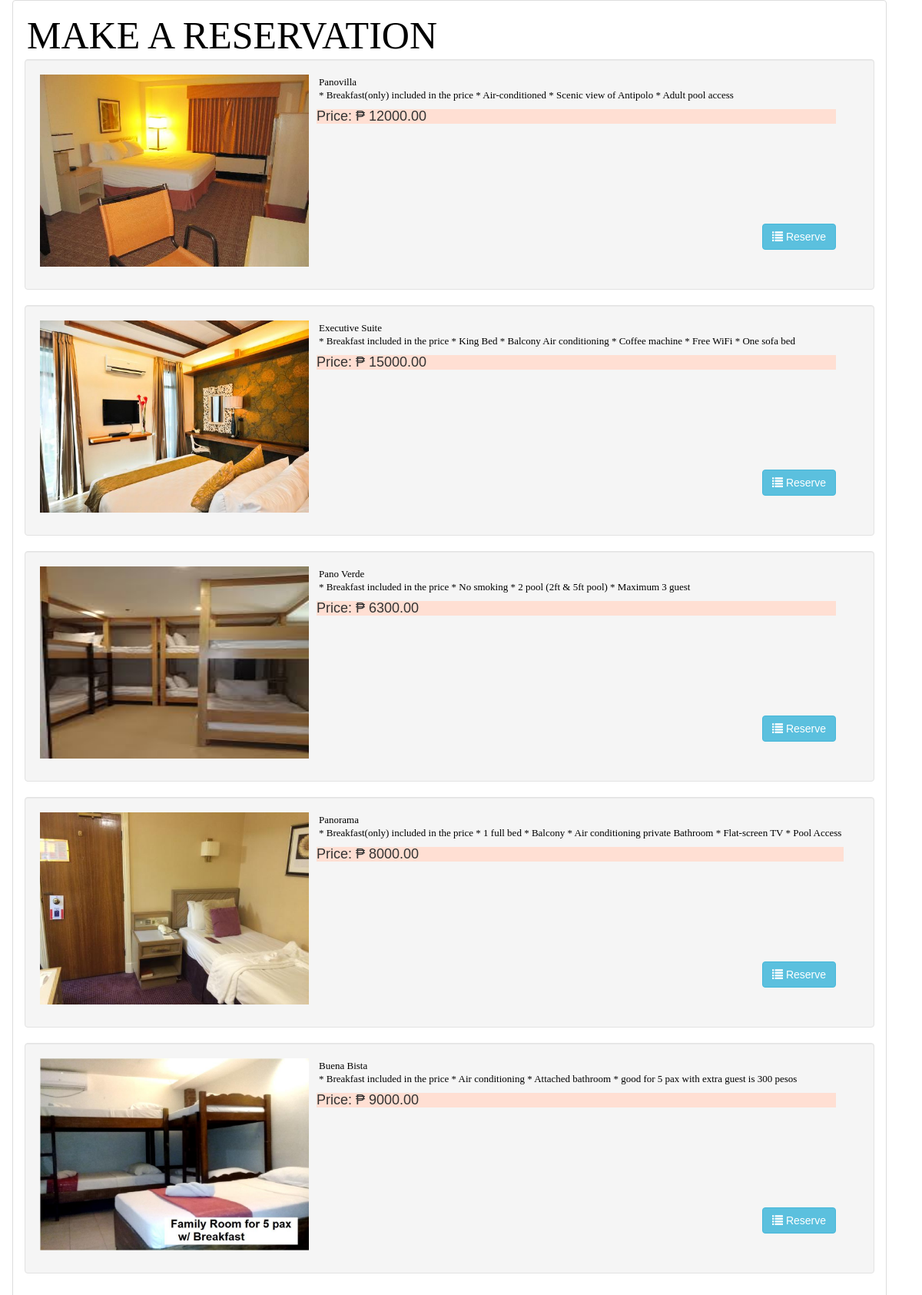
Page /HotelReservationHilltop/guest/reservation.php on the committed database.
### tables this page shows
CREATE TABLE `room` (
  `room_id` int(11) NOT NULL,
  `room_type` varchar(50) NOT NULL,
  `price` varchar(11) NOT NULL,
  `photo` varchar(100) NOT NULL,
  `description` varchar(500) NOT NULL
);

### HotelReservationHilltop/guest/reservation.php (the view, shortened to what this page needs)
<!DOCTYPE html>
<html lang="en">
  <head>
		<link rel = "stylesheet" type = "text/css" href = "css/bootstrap.css " />
		<link rel = "stylesheet" type = "text/css" href = "css/style.css" />
	</head>
  <body>
    <div style = "margin-left:0;" class = "container">
      <div class = "panel panel-default">
        <div class = "panel-body">
          <strong><h3 style="font-size:50px">MAKE A RESERVATION</h3></strong>
          <?php
            require_once 'admin/connect.php';
            $query = $conn->query("SELECT * FROM `room` ORDER BY `price` ASC") or die(mysql_error());
            while($fetch = $query->fetch_array()){
          ?>
            <div class = "well" style = "height:300px; width:100%;">
						<div style = "float:left;">
              <img src = "photo/<?php echo $fetch['photo']?>" height = "250" width = "350"/>
						</div>
              <div style = "float:left; margin-left:10px;">
                <h3 style="font-family:verdana" ><?php echo $fetch['room_type']?></h3>
                <h3><?php echo $fetch['description']?></h3>
                <h4 style = "background-color:rgba(255, 223, 211);"><?php echo "Price: ₱ ".$fetch['price'].".00"?></h4>
                <br /><br /><br /><br /><br /><br />
                <a style = "margin-left:580px;" href = "add_reserve.php?room_id=<?php echo $fetch['room_id']?>" class = "btn btn-info"><i class = "glyphicon glyphicon-list"></i> Reserve</a>
              </div>
            </div>
          <?php
            }
          ?>
        </div>
      </div>
    </div>
    <br />
    <br />
  </body>
  </html>

### HotelReservationHilltop/guest/css/Style.css (style rules this page uses)
html, body { margin: 0%; box-sizing: border-box; overflow-x: hidden; }
:root { --text-gray: #3f4954; --text-light : #686666da; --bg-color: #0f0f0f; --white: #ffffff; --midnight: #104f55; --sky: linear-gradient(120deg, #a1c4fd 0%, #c2e9fb 100%); --Abel: 'Abel', cursive; --Anton: 'Anton', cursive; --Josefin : 'Josefin', cursive; --Lexend: 'Lexend', cursive; --Livvic : 'Livvic', cursive; }
a { text-decoration: none; color: var(--text-gray); }
h3 { font-family: var(--Abel); font-size: 1.3rem; color: black; }
.container { margin: 0 5vw; }
main .site-title h1, h3 { margin: .3rem; }
* { margin: 0; padding: 0; box-sizing: border-box; font-family: 'Poppins', sans-serif; }
body { font-family: Arial, Helvetica, sans-serif; margin: 0; }
html { box-sizing: border-box; }
*, *:before, *:after { box-sizing: inherit; }
.container { padding: 0 16px; }
.container::after, .row::after { content: ""; clear: both; display: table; }

### rows in the picture
room: photo (picture), room_type "Panovilla", description "* Breakfast(only) included in the price * Air-conditioned * Scenic view of Antipolo * Adult pool access", price "12000"
room: photo (picture), room_type "Executive Suite", description "* Breakfast included in the price * King Bed * Balcony Air conditioning * Coffee machine * Free WiFi * One sofa bed", price "15000"
room: photo (picture), room_type "Pano Verde", description "* Breakfast included in the price * No smoking * 2 pool (2ft & 5ft pool) * Maximum 3 guest", price "6300"
room: photo (picture), room_type "Panorama", description "* Breakfast(only) included in the price * 1 full bed * Balcony * Air conditioning private Bathroom * Flat-screen TV * Pool Access", price "8000"
room: photo (picture), room_type "Buena Bista", description "* Breakfast included in the price * Air conditioning * Attached bathroom * good for 5 pax with extra guest is 300 pesos", price "9000"
